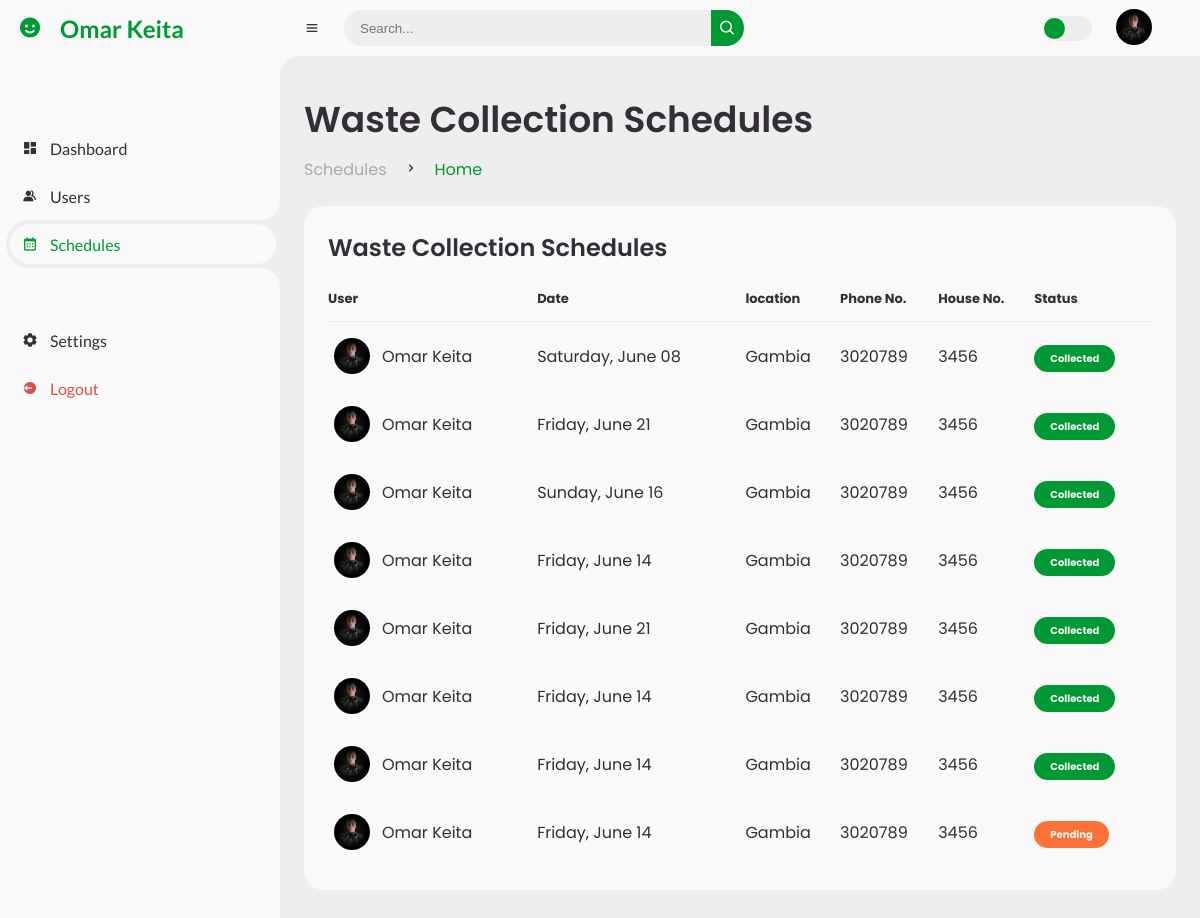
Page /admin_dashboard/user_schedule (signed in) on the committed database.
### app/models.py (models this page shows, shortened)
class User(db.Model, UserMixin):
    id = db.Column(db.Integer,  nullable= False, primary_key=True, autoincrement=True)
    first_name = db.Column(db.String(50), nullable=False)
    last_name = db.Column(db.String(50), nullable=False)
    email = db.Column(db.String(50), unique=True, nullable=False,)
    sex = db.Column(db.String(50), nullable=False, default='Male')
    address = db.Column(db.String(50), nullable=False)
    house_number = db.Column(db.String(50), nullable=False)
    location = db.Column(db.String(50), nullable=False)
    image_file = db.Column(db.String(500), nullable=False, default='default.jpg')
    phone_number = db.Column(db.String(50), nullable=False)
    password = db.Column(db.String(150), nullable=False)
    schedule = db.relationship('Scheduling', backref='customer', lazy=True)
    is_admin = db.Column(db.Boolean, nullable=False, default=False)

class Scheduling(db.Model):
    id = db.Column(db.Integer, primary_key=True, autoincrement=True)
    date = db.Column(db.DateTime, nullable=False)
    type = db.Column(db.String(50), nullable=False)
    user_id = db.Column(db.Integer, db.ForeignKey('user.id'), nullable=False)
    collected = db.Column(db.Boolean, nullable=False, default=False)

### app/routes.py (the view)
@app.route('/admin_dashboard/user_schedule', methods=['GET', 'POST'])
@login_required
def admin_user_schedule():
    if not current_user.is_admin:
        abort(403)
        flash('Access Denied', 'danger')
    query = request.args.get('query')
    if query:
        users = perform_search(query)
    else:
        users = User.query.all()
    user_schedule = Scheduling.query.all()
    if request.headers.get('X-Requested-With') == 'XMLHttpRequest':
        return jsonify([user.first_name for user in users])
    return render_template('user_schedule.html', user_schedule=user_schedule, datetime=datetime, users=users)

### app/models.py (called while the page is built)
@login_manager.user_loader
def load_user(user_id):
    return User.query.get(int(user_id))

### app/templates/user_schedule.html
{% extends 'admin_base.html' %} {% block sidebar %}
<ul class="side-menu top">
  <li>
    <a href="{{url_for('admin_dashboard')}}">
      <i class="bx bxs-dashboard"></i>
      <span class="text">Dashboard</span>
    </a>
  </li>
  <li>
    <a href="{{url_for('users')}}">
      <i class="bx bxs-group"></i>
      <span class="text">Users</span>
    </a>
  </li>
  <li class="active">
    <a href="{{url_for('admin_user_schedule')}}">
      <i class="bx bx-calendar"></i>
      <span class="text">Schedules</span>
    </a>
  </li>
</ul>
{% endblock %} {% block content %}
<main>
  <div class="head-title">
    <div class="left">
      <h1>Waste Collection Schedules</h1>
      <ul class="breadcrumb">
        <li>
          <a href="{{url_for('admin_dashboard')}}">Schedules</a>
        </li>
        <li><i class="bx bx-chevron-right"></i></li>
        <li>
          <a class="active" href="{{url_for('home')}}">Home</a>
        </li>
      </ul>
    </div>
  </div>
  <div class="table-data">
    <div class="order">
      <div class="head">
        <h3>Waste Collection Schedules</h3>
      </div>
      <table>
        <thead>
          <tr>
            <th>User</th>
            <th>Date</th>
            <th>location</th>
            <th>Phone No.</th>
            <th>House No.</th>
            <th>Status</th>
          </tr>
        </thead>
        <tbody>
          {% for schedule in user_schedule %} {% set user = users |
          selectattr('id', 'equalto', schedule.user_id) | first %}
          <tr>
            <td>
              <img
                src="{{ url_for('static', filename='profile_pics/' + user.image_file) }}"
              />
              <p>{{ user.first_name }} {{ user.last_name }}</p>
            </td>
            <td>{{ schedule.date.strftime('%A, %B %d') }}</td>
            <td>{{ user.location }}</td>
            <td>{{ user.phone_number }}</td>
            <td>{{ user.house_number }}</td>
            <td>
              <span
                class="status {% if schedule.collected %}completed{% else %}pending{% endif %}"
              >
                {% if schedule.collected %}Collected{% else %}Pending{% endif %}
              </span>
            </td>
          </tr>
          {% endfor %}
        </tbody>
      </table>
    </div>
  </div>
</main>
{% endblock %}

### app/templates/admin_base.html (shortened to what this page needs)
<!DOCTYPE html>
<html lang="en">
  <head>
    <link
      href="https://unpkg.com/boxicons@2.0.9/css/boxicons.min.css"
      rel="stylesheet"
    />
    <link
      rel="stylesheet"
      href="{{url_for('static', filename='css/admin.css')}}"
    />
  </head>
  <body>
    <section id="sidebar">
      <a href="#" class="brand">
        <i class="bx bxs-smile"></i>
        <span class="text"
          >{{current_user.first_name}} {{current_user.last_name}}</span
        >
      </a>
      {% block sidebar %} {% endblock %}
      <ul class="side-menu">
        <li>
          <a href="{{url_for('account')}}">
            <i class="bx bxs-cog"></i>
            <span class="text">Settings</span>
          </a>
        </li>
        <li>
          <a href="{{url_for('logout')}}" class="logout">
            <i class="bx bxs-log-out-circle"></i>
            <span class="text">Logout</span>
          </a>
        </li>
      </ul>
    </section>
    <section id="content">
      <nav>
        <i class="bx bx-menu"></i>
        <form action="{{url_for('admin_user_schedule')}}" method="">
          <div class="form-input">
            <input type="search" placeholder="Search..." />
            <button type="submit" class="search-btn">
              <i class="bx bx-search"></i>
            </button>
          </div>
        </form>
        <label for="switch-mode" class="switch-mode"></label>
        <a href="#" class="profile">
          <img
            src="{{url_for('static', filename='profile_pics/' + current_user.image_file)}}"
            alt=""
          />
        </a>
      </nav>
      {% block content %} {% endblock %}
    </section>
  </body>
</html>

### rows in the picture
User: first_name "Omar", last_name "Keita", image_file (picture), location "Gambia", phone_number "3020789", house_number "3456"
Scheduling: image_file (picture), date "Saturday, June 08", collected "Collected"
Scheduling: image_file (picture), date "Friday, June 21", collected "Collected"
Scheduling: image_file (picture), date "Sunday, June 16", collected "Collected"
Scheduling: image_file (picture), date "Friday, June 14", collected "Collected"
Scheduling: image_file (picture), date "Friday, June 21", collected "Collected"
Scheduling: image_file (picture), date "Friday, June 14", collected "Collected"
Scheduling: image_file (picture), date "Friday, June 14", collected "Collected"
Scheduling: image_file (picture), date "Friday, June 14", collected "Pending"
